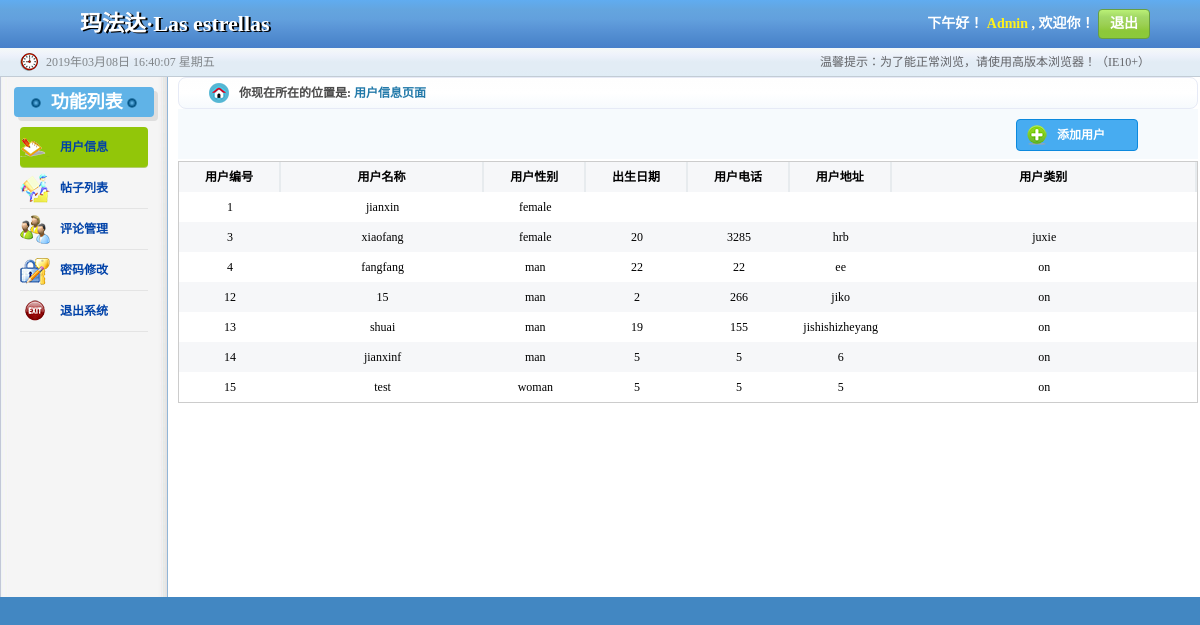
The page /billList.php on the database its author committed.
### tables this page shows
CREATE TABLE `users` (
  `user_id` int(5) NOT NULL AUTO_INCREMENT,
  `username` varchar(10) DEFAULT NULL,
  `password` varchar(10) DEFAULT NULL,
  `sex` varchar(10) DEFAULT NULL,
  `age` varchar(10) DEFAULT NULL,
  `phone` int(100) DEFAULT NULL,
  `address` varchar(50) DEFAULT NULL,
  `kind` varchar(10) DEFAULT NULL,
  PRIMARY KEY (`user_id`)
);

### billList.php (the view, shortened to what this page needs)
<?php
	$sql="select * from users";
	$result=mysql_query($sql);
?>
<!DOCTYPE html>
<html>
<head lang="en">
    <link rel="stylesheet" href="css/public.css"/>
    <link rel="stylesheet" href="css/style.css"/>
</head>
<body>
    <header class="publicHeader">
        <h1>玛法达·Las estrellas</h1>
        <div class="publicHeaderR">
            <p><span>下午好！</span><span style="color: #fff21b"> Admin</span> , 欢迎你！</p>
            <a href="login.php">退出</a>
        </div>
    </header>
    <section class="publicTime">
        <span id="time">2015年1月1日 11:11  星期一</span>
        <a href="#">温馨提示：为了能正常浏览，请使用高版本浏览器！（IE10+）</a>
    </section>
    <section class="publicMian ">
        <div class="left">
            <h2 class="leftH2"><span class="span1"></span>功能列表 <span></span></h2>
            <nav>
                <ul class="list">
                    <li id="active"><a href="billList.php">用户信息</a></li>
                    <li><a href="providerList.php">帖子列表</a></li>
                    <li><a href="userList.php">评论管理</a></li>
                    <li><a href="password.php">密码修改</a></li>
                    <li><a href="login.php">退出系统</a></li>
                </ul>
            </nav>
        </div>
        <div class="right">
            <div class="location">
                <strong>你现在所在的位置是:</strong>
                <span>用户信息页面</span>
            </div>
            <div class="search">
                <a href="userAdd.php">添加用户</a>
            </div>
             <table class="providerTable" cellpadding="0" cellspacing="0">
                <tr class="firstTr">
                    <th width="10%">用户编号</th>
                    <th width="20%">用户名称</th>
                    <th width="10%">用户性别</th>
                    <th width="10%">出生日期</th>
                    <th width="10%">用户电话</th>
                    <th width="10%">用户地址</th>
                    <th width="30%">用户类别</th>
                </tr>
                <?php while($users=mysql_fetch_array($result)){?>
                <tr>
                    <td><?php echo $users['user_id'];?></td>
                    <td><?php echo $users['username'];?></td>
                    <td><?php echo $users['sex'];?></td>
                    <td><?php echo $users['age'];?></td>
                    <td><?php echo $users['phone'];?></td>
                    <td><?php echo $users['address'];?></td>
                    <td><?php echo $users['kind'];?></td>
                </tr>
                <?php }?>
            </table>
        </div>
    </section>
</body>
</html>

### css/public.css (style rules this page uses)
* { margin: 0; padding: 0; }
body { font-size: 12px; background: #4287c2; }
a { text-decoration: none; }
li { list-style: none; }
.publicHeader { height: 48px; line-height: 48px; font-size: 14px; background: linear-gradient(to bottom,#60acf0,#64a5df,#62a0dd,#5994d6,#4f8ace,#4880ca); background:-webkit-linear-gradient(to bottom,#60acf0,#64a5df,#62a0dd,#5994d6,#4f8ace,#4880ca); background:-moz-linear-gradient(to bottom,#60acf0,#64a5df,#62a0dd,#5994d6,#4f8ace,#4880ca); background:-ms-linear-gradient(to bottom,#60acf0,#64a5df,#62a0dd,#5994d6,#4f8ace,#4880ca); }
.publicHeader h1 { float: left; color: #fff; font-size: 22px; padding-left:80px; text-shadow: 2px 1px #000; background: url("../img/buy.png") 30px center no-repeat; }
.publicHeaderR { float: right; color: #fff; margin-right: 50px; }
.publicHeaderR p { display: inline-block; font-weight: bold; }
.publicHeaderR a { width: 50px; height: 28px; display: inline-block; border: 1px solid #679e43; background: linear-gradient(to bottom,#baf076,#a2d866,#9cd055,#8dc838,#8bc93a); line-height: 28px; text-align: center; border-radius: 4px; font-weight: bold; color: #fff; }
.publicTime { height: 28px; line-height: 28px; font-size: 12px; background: linear-gradient(to bottom,#f5f9f8,#eef2fb,#e2ecf5,#e2ecf5,#e0edf6); padding-left: 20px; color: #808589; }
#time { float: left; background: url("../img/time.png") 0 center no-repeat; padding-left: 26px; }
.publicTime a { float: right; margin-right: 50px; color: #626367; }
.publicMian { border-top: 1px solid #c2ccd5; display: flex; display: -webkit-flex; background: #fff; }
.left { width: 168px; background: url("../img/leftBg.png") 0 0 repeat-y; margin-right: 10px; min-height: 520px; }
.leftH2 { width: 140px; height: 30px; border-radius: 4px; line-height: 30px; text-align: center; color: #fff; background: #60b3e7; margin: 10px auto; box-shadow:4px 4px rgba(212,212,212,0.7); }
.leftH2 span { width: 10px; height: 10px; display: inline-block; background: radial-gradient(#70c2f4,#3a8dc1, #035384, #4696c7,#83d1f5); border-radius: 50%; }
.span1 { margin-right: 10px; }
.list { margin: 0 20px; font-weight: bold; }
.list li { height: 40px; line-height: 40px; border-bottom: 1px solid rgba(212,212,212,0.5) ; }
.list li:nth-child(1) { background: url("../img/zd.png") 0 center no-repeat; }
.list li:nth-child(2) { background: url("../img/gys.png") 0 center no-repeat; }
.list li:nth-child(3) { background: url("../img/yh.png") 0 center no-repeat; }
.list li:nth-child(4) { background: url("../img/mm.png") 0 center no-repeat; }
.list li:nth-child(5) { background: url("../img/tc.png") 0 center no-repeat; }
.list li:active, #active { background-color: #92c609; border-radius: 4px; }
.list a { color: #0042a8; display: inline-block; padding-left: 40px; width: 90%; }
.right { width: 85%; }
.location { height: 30px; line-height: 30px; border: 1px solid #e6eaf6; border-radius: 8px; background: linear-gradient(to bottom, #fefefe,#ffffff,#f6fafd); color: #4a4a4a; padding-left: 30px; }
.location strong { background: url("../img/home.png") 0 center no-repeat; display: inline-block; padding-left: 30px; }
.location span { color: #2179a9; font-weight: bold; }
.search { height:50px; line-height:50px; background: #f6fafd; padding-left: 24px; color: #000; }
.search a { width: 80px; padding-left:40px; float: right; margin: 10px 60px; height: 30px; line-height: 30px; border: 1px solid #0c89de; border-radius: 4px; color: #fff; font-weight: bold; background:#47acf1 url("../img/tianjia.png") 10px center no-repeat; display: inline-block; }

### css/style.css (style rules this page uses)
* { margin: 0; padding: 0; }
.providerTable { width: 100%; border: 1px solid #ccc; }
.providerTable tr { height: 30px; line-height: 30px; text-align: center; }
.providerTable tr:nth-child(odd) { background: #f6f7f9; }
.firstTr { border: 1px solid #d6dfe6; background: linear-gradient(to bottom, #f3f8fc, #ebf4f9, #e3f1fa, #e0f0fd, #d8e9fd); }
.firstTr th { border-right: 2px solid rgba(209, 218, 223, 0.4); }

### rows shown on the page
users: user_id "1", username "jianxin", sex "female"
users: user_id "3", username "xiaofang", sex "female", age "20", phone "3285", address "hrb", kind "juxie"
users: user_id "4", username "fangfang", sex "man", age "22", phone "22", address "ee", kind "on"
users: user_id "12", username "15", sex "man", age "2", phone "266", address "jiko", kind "on"
users: user_id "13", username "shuai", sex "man", age "19", phone "155", address "jishishizheyang", kind "on"
users: user_id "14", username "jianxinf", sex "man", age "5", phone "5", address "6", kind "on"
users: user_id "15", username "test", sex "woman", age "5", phone "5", address "5", kind "on"
